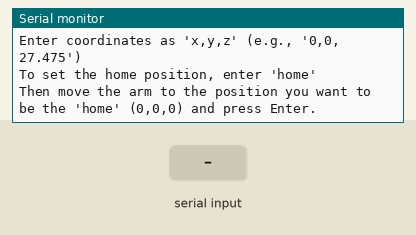
The sketch below on a simulated Arduino Uno, built with avr-gcc and run on an emulated ATmega328P. On the bench: the last lines printed to the serial monitor. The test bench sets the inputs (shaded band).

Above: at 1.3 s.
1.4 s: "home,1\n" received over Serial
At 2.3 s:
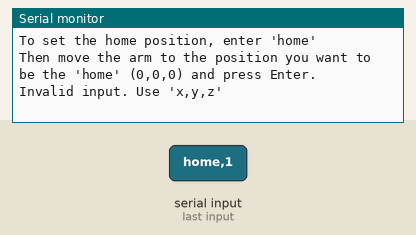
2.9 s: "home\n" received over Serial
At 3.3 s:
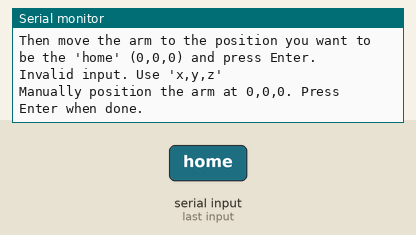
4.4 s: "home,150\n" received over Serial
At 5.4 s:
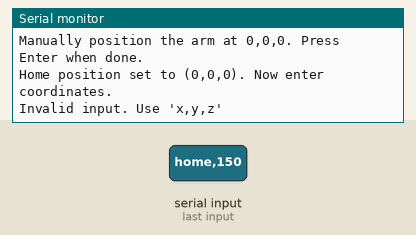
5.9 s: "90,45,200\n" received over Serial
At 7.3 s:
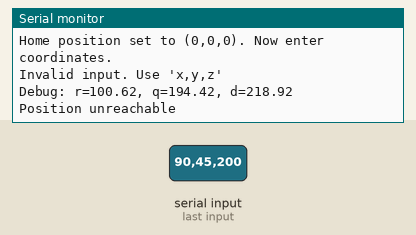

Measured:
- after the input at 1.4 s, the serial monitor: prints a new line at once (image 1)
- after the input at 2.9 s, the serial monitor: prints a new line at once (image 2)
- after the input at 4.4 s, the serial monitor: prints a new line at once (image 3)
- after the input at 5.9 s, the serial monitor: prints a new line at once (image 4)

The sketch:

ARM_INVERSE.ino
```cpp
///////////////ROCO224 ARM CODE//////////////////
/////////////OKEZIE AGAZIE 10774786///////////

#include <Wire.h>
#include <Adafruit_PWMServoDriver.h>
#include <math.h>

#define PI 3.1415926535


#define PWM_ADDR 0x40  //address for pwm driver

Adafruit_PWMServoDriver pwm = Adafruit_PWMServoDriver(PWM_ADDR);

//
const float l0 = 5.58;   // Base to shoulder height (cm)
const float l1 = 11.625;   // Shoulder to elbow length (cm)
const float l2 = 22.0;  // Elbow to gripper center length (cm)

const int SERVO_MIN_PULSE = 600;   // 0°
const int SERVO_MAX_PULSE = 2400;  // 180°

const int servo_channels[6] = {0, 1, 2, 3, 4, 5};

float home_x = 0, home_y = 0, home_z = 0; //home

void setup() {
  Serial.begin(9600);

  Wire.begin();
  pwm.begin();
  pwm.setPWMFreq(50);  // Set the PWM frequency to 50Hz

  for (int i = 0; i < 6; i++) {
    setServoAngle(i, 90);  // Initialize all servos to 90°
  }

  Serial.println("Enter coordinates as 'x,y,z' (e.g., '0,0,27.475')");
  Serial.println("To set the home position, enter 'home'");
  Serial.println("Then move the arm to the position you want to be the 'home' (0,0,0) and press Enter.");
}

void loop() {
  if (Serial.available()) {
    String input = Serial.readStringUntil('\n');
    input.trim();

    if (input == "home") {
      // manually set home (0,0,0)
      Serial.println("Manually position the arm at 0,0,0. Press Enter when done.");
      while (!Serial.available()) {
        delay(100);
      }
      //
      home_x = 0;  // Set the home position
      home_y = 0;
      home_z = 0;
      Serial.println("Home position set to (0,0,0). Now enter coordinates.");
    } else {
      // Process coordinates for new home position
      float x, y, z;
      int comma1 = input.indexOf(',');
      int comma2 = input.indexOf(',', comma1 + 1);
      if (comma1 > 0 && comma2 > comma1) {
        x = input.substring(0, comma1).toFloat() + home_x; // Add home offset
        y = input.substring(comma1 + 1, comma2).toFloat() + home_y;
        z = input.substring(comma2 + 1).toFloat() + home_z;

        // Calculate rand theta0
        float r = sqrt(x * x + y * y);
        float theta0 = (r > 0) ? atan2(y, x) : 0;

        // Calculate p and q based on the x, y, z coordinates
        float p = r;
        float q = z - l0;
        float d = sqrt(p * p + q * q);

        Serial.println("Debug: r=" + String(r) + ", q=" + String(q) + ", d=" + String(d));

        if (d > l1 + l2 || d < fabs(l1 - l2)) {
          Serial.println("Position unreachable");
        } else {
          // Calculate theta2 (elbow angle) using the law of cosines
          float cos_theta2 = (d * d - l1 * l1 - l2 * l2) / (2 * l1 * l2);
          if (cos_theta2 < -1 || cos_theta2 > 1) {
            Serial.println("Position unreachable");
          } else {
            float theta2 = acos(cos_theta2);  // Elbow angle (0° to 180°)
            float alpha = atan2(q, p);
            float beta = atan2(l2 * sin(theta2), l1 + l2 * cos(theta2));
            float theta1 = alpha + beta;
            float theta1_adjusted = theta1 - PI / 2;
            float theta2_adjusted = theta2 - PI / 2;

            float theta0_deg = theta0 * 180 / PI;  // Base rotation angle (J0)
            float theta1_deg = theta1_adjusted * 180 / PI;
            float theta2_deg = theta2_adjusted * 180 / PI;

            // Servo mappings
            float servo0_angle = 90 + theta0_deg;  // J0: -90° to 90° → 0° to 180°
            float servo1_angle = theta1_deg;       // J1: 0° to 90° → 0° to 90°
            float servo2_angle = 90 + theta2_deg;  // J2: 0° to 90° → 90° to 180°
            float servo3_angle = 90;
            float servo4_angle = 90;
            float servo5_angle = 90;

            servo0_angle = constrain(servo0_angle, 0, 180);
            servo1_angle = constrain(servo1_angle, 0, 90);
            servo2_angle = constrain(servo2_angle, 90, 180);

            setServoAngle(0, servo0_angle);
            setServoAngle(1, servo1_angle);
            setServoAngle(2, servo2_angle);
            setServoAngle(3, servo3_angle);
            setServoAngle(4, servo4_angle);
            setServoAngle(5, servo5_angle);

            Serial.println("Moved to (" + String(x) + ", " + String(y) + ", " + String(z) + ")");
            Serial.println("Angles: J0=" + String(theta0_deg) + ", J1=" + String(theta1_deg) + ", J2=" + String(theta2_deg));
            Serial.println("Servo: J0=" + String(servo0_angle) + ", J1=" + String(servo1_angle) + ", J2=" + String(servo2_angle));
          }
        }
      } else {
        Serial.println("Invalid input. Use 'x,y,z'");
      }
    }
  }
}

void setServoAngle(int servo_num, float angle) {
  int channel = servo_channels[servo_num];
  int pulse_width = map(angle, 0, 180, SERVO_MIN_PULSE, SERVO_MAX_PULSE);
  int off = (pulse_width * 4096) / 20000;
  pwm.setPWM(channel, 0, off);
}
```
